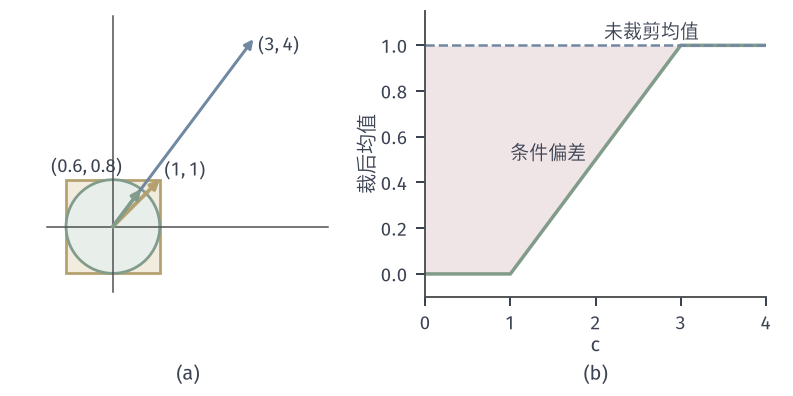

Source code (Python):
from pathlib import Path
import sys
ROOT = next(p for p in Path(__file__).resolve().parents if (p/'build.sh').is_file() and (p/'tex/book.tex').is_file())
sys.path.insert(0, str(ROOT/'figures/00-shared/mathematical-preliminaries-upper/00-shared/comprehension-figures'))
from support import figure, save, BLUE, GREEN, YELLOW, RED, PURPLE, INK, MUTED, GRID, BLUE_FILL, GREEN_FILL, YELLOW_FILL, RED_FILL, PURPLE_FILL
import numpy as np
HERE = Path(__file__).resolve().parent
STROKE = '#4C4D4F'
def panel(fig, left, right, top, bottom, wspace=.25, hspace=.2):
    fig.set_layout_engine(None)
    fig.subplots_adjust(left=left, right=right, top=top, bottom=bottom, wspace=wspace, hspace=hspace)
def tag(fig, ax, s, y=.03):
    p = ax.get_position(); fig.text((p.x0+p.x1)/2, y, s, ha='center', va='bottom')
# 裁剪的几何与偏差。
fig,(a,b)=figure(width_mm=112,height_mm=56,ncols=2,gridspec_kw={'width_ratios':[1,1.15]})
panel(fig,.05,.965,.97,.25,wspace=.28)
from matplotlib.patches import Rectangle,Circle
a.add_patch(Rectangle((-1,-1),2,2,fc=YELLOW_FILL,ec=YELLOW,lw=1.1)); a.add_patch(Circle((0,0),1,fc=GREEN_FILL,ec=GREEN,lw=1.1))
ar=dict(arrowstyle='-|>',shrinkA=0,shrinkB=0,mutation_scale=7)
a.annotate('',xy=(3,4),xytext=(0,0),arrowprops=dict(color=BLUE,lw=1.2,**ar))
a.annotate('',xy=(1,1),xytext=(0,0),arrowprops=dict(color=YELLOW,lw=1.5,**ar))
a.annotate('',xy=(.6,.8),xytext=(0,0),arrowprops=dict(color=GREEN,lw=1.5,**ar))
a.text(3.1,3.75,'$(3,4)$',fontsize=7.5); a.text(1.1,1.08,'$(1,1)$',fontsize=7.5); a.text(-1.32,1.15,'$(0.6,0.8)$',fontsize=7.5)
a.set_aspect('equal'); a.set_xlim(-1.5,4.7); a.set_ylim(-1.5,4.6); a.axis('off')
a.plot([-1.4,4.6],[0,0],color=STROKE,lw=.6); a.plot([0,0],[-1.4,4.5],color=STROKE,lw=.6)
c=np.linspace(0,4,801)
def cl(v,c): return np.minimum(c,np.abs(v))*np.sign(v)
mean=.5*(cl(3.,c)+cl(-1.,c))
b.plot(c,mean,color=GREEN,lw=1.4); b.axhline(1,color=BLUE,lw=1,ls='--')
b.fill_between(c,mean,1,color=RED_FILL,lw=0)
b.set_xlabel('$c$',labelpad=1); b.set_ylabel('裁后均值',labelpad=1); b.set_xlim(0,4); b.set_ylim(-.1,1.15)
b.text(2.1,1.03,'未裁剪均值',fontsize=7.5)
b.text(1.0,.5,'条件偏差',fontsize=7.5)
print(mean[[100,200,400,600,800]])
tag(fig,a,'(a)'); tag(fig,b,'(b)')
save(fig,HERE,'figure',{'reading':[3,4],'c':1,'two_point':[3,-1]})
